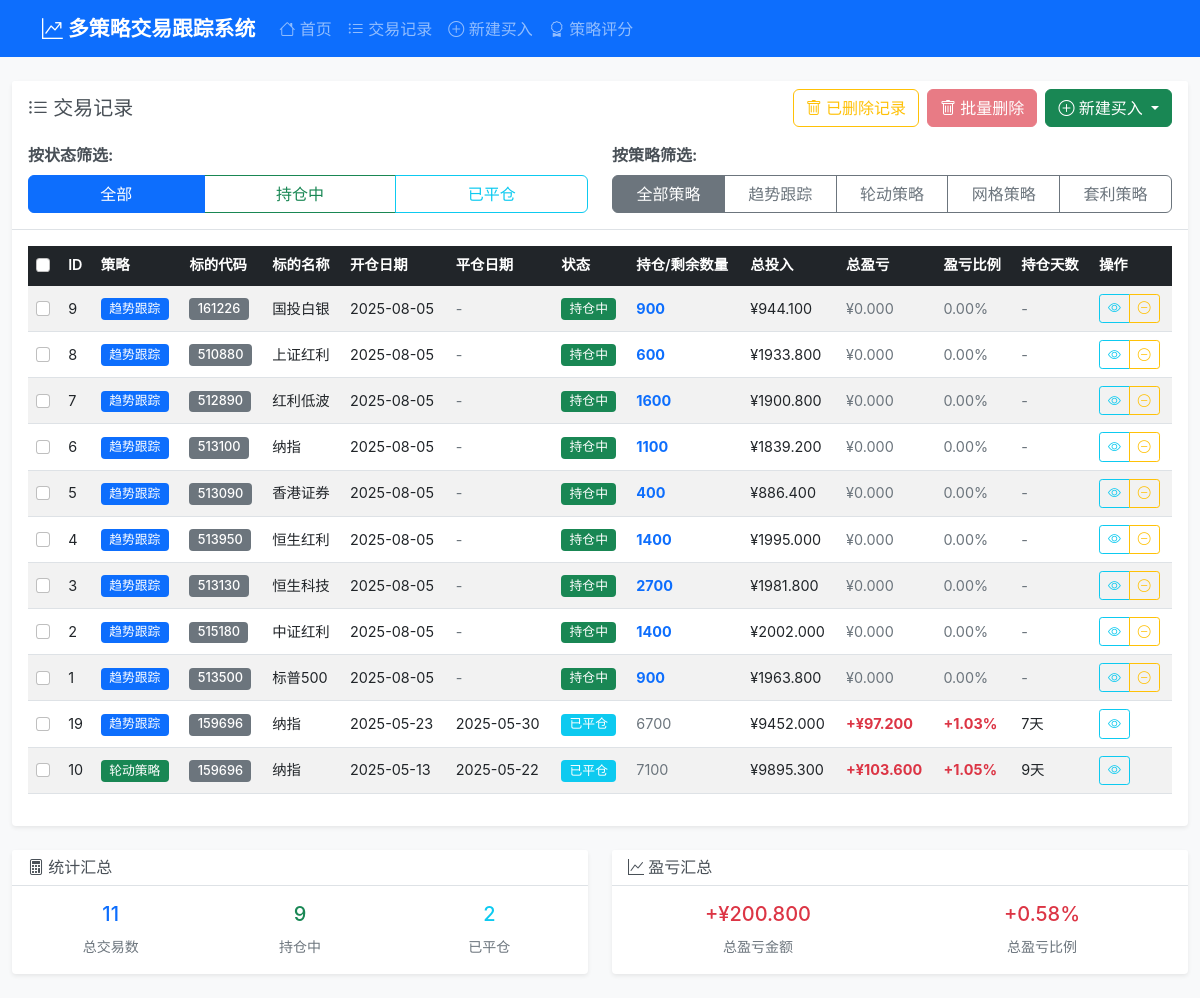
/trades, run on the app's committed database.
### tables this page shows
CREATE TABLE trades (
                id INTEGER PRIMARY KEY AUTOINCREMENT,
                symbol_code TEXT NOT NULL,
                symbol_name TEXT NOT NULL,
                open_date DATE NOT NULL,
                close_date DATE,
                status TEXT DEFAULT 'open',  -- open: 持仓中, closed: 已平仓
                total_buy_amount DECIMAL(15,3) DEFAULT 0,
                total_buy_quantity INTEGER DEFAULT 0,
                total_sell_amount DECIMAL(15,3) DEFAULT 0,
                total_sell_quantity INTEGER DEFAULT 0,
                remaining_quantity INTEGER DEFAULT 0,
                total_profit_loss DECIMAL(15,3) DEFAULT 0,
                total_profit_loss_pct DECIMAL(8,4) DEFAULT 0,
                holding_days INTEGER DEFAULT 0,
                created_at TIMESTAMP DEFAULT CURRENT_TIMESTAMP,
                updated_at TIMESTAMP DEFAULT CURRENT_TIMESTAMP
            , strategy TEXT DEFAULT "trend", trade_log TEXT, deleted_at TIMESTAMP, deleted_reason TEXT, strategy_id INTEGER);

### app.py (the view)
@app.route('/trades')
def trades():
    status = request.args.get('status', 'all')
    strategy = request.args.get('strategy', 'all')
    status_filter = None if status == 'all' else status
    strategy_filter = None if strategy == 'all' else strategy
    trades_data = tracker.get_all_trades(status=status_filter, strategy=strategy_filter)
    return render_template('trades.html',
                         trades=trades_data,
                         current_status=status,
                         current_strategy=strategy,
                         strategies=STRATEGIES)

### templates/trades.html (shortened to what this page needs)
{% extends "base.html" %}
{% block content %}
<div class="row">
    <div class="col-12">
        <div class="card">
            <div class="card-header">
                <div class="d-flex justify-content-between align-items-center mb-3">
                    <h5 class="card-title mb-0">
                        <i class="bi bi-list-ul"></i> 交易记录
                    </h5>
                    <div class="d-flex gap-2">
                        <a href="{{ url_for('deleted_trades') }}" class="btn btn-outline-warning">
                            <i class="bi bi-trash"></i> 已删除记录
                        </a>
                        <button class="btn btn-danger" id="batchDeleteBtn" disabled>
                            <i class="bi bi-trash"></i> 批量删除
                        </button>
                        <div class="dropdown">
                            <button class="btn btn-success dropdown-toggle" type="button" data-bs-toggle="dropdown">
                                <i class="bi bi-plus-circle"></i> 新建买入
                            </button>
                        </div>
                    </div>
                </div>
                <div class="row">
                    <div class="col-md-6 mb-2">
                        <label class="form-label fw-bold">按状态筛选:</label>
                        <div class="btn-group w-100" role="group">
                            <a href="{{ url_for('trades') }}?status=all{% if current_strategy != 'all' %}&strategy={{ current_strategy }}{% endif %}"
                               class="btn btn-outline-primary {{ 'active' if current_status == 'all' else '' }}">
                                全部
                            </a>
                            <a href="{{ url_for('trades') }}?status=open{% if current_strategy != 'all' %}&strategy={{ current_strategy }}{% endif %}"
                               class="btn btn-outline-success {{ 'active' if current_status == 'open' else '' }}">
                                持仓中
                            </a>
                            <a href="{{ url_for('trades') }}?status=closed{% if current_strategy != 'all' %}&strategy={{ current_strategy }}{% endif %}"
                               class="btn btn-outline-info {{ 'active' if current_status == 'closed' else '' }}">
                                已平仓
                            </a>
                        </div>
                    </div>
                    <div class="col-md-6 mb-2">
                        <label class="form-label fw-bold">按策略筛选:</label>
                        <div class="btn-group w-100" role="group">
                            <a href="{{ url_for('trades') }}?strategy=all{% if current_status != 'all' %}&status={{ current_status }}{% endif %}"
                               class="btn btn-outline-secondary {{ 'active' if current_strategy == 'all' else '' }}">
                                全部策略
                            </a>
                            {% for strategy_code, strategy_name in strategies.items() %}
                            <a href="{{ url_for('trades') }}?strategy={{ strategy_code }}{% if current_status != 'all' %}&status={{ current_status }}{% endif %}"
                               class="btn btn-outline-secondary {{ 'active' if current_strategy == strategy_code else '' }}">
                                {{ strategy_name }}
                            </a>
                            {% endfor %}
                        </div>
                    </div>
                </div>
            </div>
            <div class="card-body">
                <div class="table-responsive">
                    <table class="table table-striped table-hover">
                        <thead class="table-dark">
                            <tr>
                                <th>
                                    <input type="checkbox" id="selectAll" class="form-check-input">
                                </th>
                                <th>ID</th>
                                <th>策略</th>
                                <th>标的代码</th>
                                <th>标的名称</th>
                                <th>开仓日期</th>
                                <th>平仓日期</th>
                                <th>状态</th>
                                <th>持仓/剩余数量</th>
                                <th>总投入</th>
                                <th>总盈亏</th>
                                <th>盈亏比例</th>
                                <th>持仓天数</th>
                                <th>操作</th>
                            </tr>
                        </thead>
                        <tbody>
                            {% if trades %}
                                {% for trade in trades %}
                                <tr>
                                    <td>
                                        <input type="checkbox" class="form-check-input trade-checkbox" value="{{ trade.id }}">
                                    </td>
                                    <td>{{ trade.id }}</td>
                                    <td>
                                        <span class="badge {{ 'bg-primary' if trade.strategy == 'trend' else ('bg-success' if trade.strategy == 'rotation' else 'bg-warning text-dark') }}">
                                            {{ strategies[trade.strategy] }}
                                        </span>
                                    </td>
                                    <td>
                                        <span class="badge bg-secondary">{{ trade.symbol_code }}</span>
                                    </td>
                                    <td>{{ trade.symbol_name }}</td>
                                    <td>{{ trade.open_date }}</td>
                                    <td>
                                        {% if trade.close_date %}
                                            {{ trade.close_date }}
                                        {% else %}
                                            <span class="text-muted">-</span>
                                        {% endif %}
                                    </td>
                                    <td>
                                        {% if trade.status == 'open' %}
                                            <span class="badge bg-success">持仓中</span>
                                        {% else %}
                                            <span class="badge bg-info">已平仓</span>
                                        {% endif %}
                                    </td>
                                    <td>
                                        {% if trade.status == 'open' %}
                                            <span class="text-primary fw-bold">{{ trade.remaining_quantity }}</span>
                                        {% else %}
                                            <span class="text-muted">{{ trade.total_buy_quantity }}</span>
                                        {% endif %}
                                    </td>
                                    <td>¥{{ "%.3f"|format(trade.total_buy_amount) }}</td>
                                    <td>
                                        {% if trade.total_profit_loss > 0 %}
                                            <span class="text-danger fw-bold">+¥{{ "%.3f"|format(trade.total_profit_loss) }}</span>
                                        {% elif trade.total_profit_loss < 0 %}
                                            <span class="text-success fw-bold">¥{{ "%.3f"|format(trade.total_profit_loss) }}</span>
                                        {% else %}
                                            <span class="text-muted">¥0.000</span>
                                        {% endif %}
                                    </td>
                                    <td>
                                        {% if trade.total_profit_loss_pct > 0 %}
                                            <span class="text-danger fw-bold">+{{ "%.2f"|format(trade.total_profit_loss_pct) }}%</span>
                                        {% elif trade.total_profit_loss_pct < 0 %}
                                            <span class="text-success fw-bold">{{ "%.2f"|format(trade.total_profit_loss_pct) }}%</span>
                                        {% else %}
                                            <span class="text-muted">0.00%</span>
                                        {% endif %}
                                    </td>
                                    <td>
                                        {% if trade.holding_days %}
                                            {{ trade.holding_days }}天
                                        {% else %}
                                            <span class="text-muted">-</span>
                                        {% endif %}
                                    </td>
                                    <td>
                                        <div class="btn-group btn-group-sm" role="group">
                                            <a href="{{ url_for('trade_details', trade_id=trade.id) }}"
                                               class="btn btn-outline-info" title="查看详情">
                                                <i class="bi bi-eye"></i>
                                            </a>
                                            {% if trade.status == 'open' and trade.remaining_quantity > 0 %}
                                                <a href="{{ url_for('add_sell', trade_id=trade.id) }}"
                                                   class="btn btn-outline-warning" title="卖出">
                                                    <i class="bi bi-dash-circle"></i>
                                                </a>
                                            {% endif %}
                                        </div>
                                    </td>
                                </tr>
                                {% endfor %}
                            {% endif %}
                        </tbody>
                    </table>
                </div>
            </div>
        </div>
    </div>
</div>
{% if trades %}
<div class="row mt-4">
    <div class="col-md-6">
        <div class="card">
            <div class="card-header">
                <h6 class="card-title mb-0">
                    <i class="bi bi-calculator"></i> 统计汇总
                </h6>
            </div>
            <div class="card-body">
                <div class="row text-center">
                    <div class="col-4">
                        <h5 class="text-primary">{{ trades|length }}</h5>
                        <small class="text-muted">总交易数</small>
                    </div>
                    <div class="col-4">
                        <h5 class="text-success">
                            {{ trades|selectattr("status", "equalto", "open")|list|length }}
                        </h5>
                        <small class="text-muted">持仓中</small>
                    </div>
                    <div class="col-4">
                        <h5 class="text-info">
                            {{ trades|selectattr("status", "equalto", "closed")|list|length }}
                        </h5>
                        <small class="text-muted">已平仓</small>
                    </div>
                </div>
            </div>
        </div>
    </div>
    <div class="col-md-6">
        <div class="card">
            <div class="card-header">
                <h6 class="card-title mb-0">
                    <i class="bi bi-graph-up"></i> 盈亏汇总
                </h6>
            </div>
            <div class="card-body">
                {% set total_profit_loss = trades|sum(attribute='total_profit_loss') %}
                {% set total_investment = trades|sum(attribute='total_buy_amount') %}
                {% set total_profit_loss_pct = (total_profit_loss / total_investment * 100) if total_investment > 0 else 0 %}
                <div class="row text-center">
                    <div class="col-6">
                        {% if total_profit_loss > 0 %}
                            <h5 class="text-danger">+¥{{ "%.3f"|format(total_profit_loss) }}</h5>
                        {% elif total_profit_loss < 0 %}
                            <h5 class="text-success">¥{{ "%.3f"|format(total_profit_loss) }}</h5>
                        {% else %}
                            <h5 class="text-muted">¥0.000</h5>
                        {% endif %}
                        <small class="text-muted">总盈亏金额</small>
                    </div>
                    <div class="col-6">
                        {% if total_profit_loss_pct > 0 %}
                            <h5 class="text-danger">+{{ "%.2f"|format(total_profit_loss_pct) }}%</h5>
                        {% elif total_profit_loss_pct < 0 %}
                            <h5 class="text-success">{{ "%.2f"|format(total_profit_loss_pct) }}%</h5>
                        {% else %}
                            <h5 class="text-muted">0.00%</h5>
                        {% endif %}
                        <small class="text-muted">总盈亏比例</small>
                    </div>
                </div>
            </div>
        </div>
    </div>
</div>
{% endif %}
{% endblock %}

### data on the page
trades: id "9", strategy "趋势跟踪", symbol_code "161226", symbol_name "国投白银", open_date "2025-08-05", status "持仓中", remaining_quantity "900", total_buy_amount "944.100", total_profit_loss "¥0.000", total_profit_loss_pct "0.00%"
trades: id "8", strategy "趋势跟踪", symbol_code "510880", symbol_name "上证红利", open_date "2025-08-05", status "持仓中", remaining_quantity "600", total_buy_amount "1933.800", total_profit_loss "¥0.000", total_profit_loss_pct "0.00%"
trades: id "7", strategy "趋势跟踪", symbol_code "512890", symbol_name "红利低波", open_date "2025-08-05", status "持仓中", remaining_quantity "1600", total_buy_amount "1900.800", total_profit_loss "¥0.000", total_profit_loss_pct "0.00%"
trades: id "6", strategy "趋势跟踪", symbol_code "513100", symbol_name "纳指", open_date "2025-08-05", status "持仓中", remaining_quantity "1100", total_buy_amount "1839.200", total_profit_loss "¥0.000", total_profit_loss_pct "0.00%"
trades: id "5", strategy "趋势跟踪", symbol_code "513090", symbol_name "香港证券", open_date "2025-08-05", status "持仓中", remaining_quantity "400", total_buy_amount "886.400", total_profit_loss "¥0.000", total_profit_loss_pct "0.00%"
trades: id "4", strategy "趋势跟踪", symbol_code "513950", symbol_name "恒生红利", open_date "2025-08-05", status "持仓中", remaining_quantity "1400", total_buy_amount "1995.000", total_profit_loss "¥0.000", total_profit_loss_pct "0.00%"
trades: id "3", strategy "趋势跟踪", symbol_code "513130", symbol_name "恒生科技", open_date "2025-08-05", status "持仓中", remaining_quantity "2700", total_buy_amount "1981.800", total_profit_loss "¥0.000", total_profit_loss_pct "0.00%"
trades: id "2", strategy "趋势跟踪", symbol_code "515180", symbol_name "中证红利", open_date "2025-08-05", status "持仓中", remaining_quantity "1400", total_buy_amount "2002.000", total_profit_loss "¥0.000", total_profit_loss_pct "0.00%"
trades: id "1", strategy "趋势跟踪", symbol_code "513500", symbol_name "标普500", open_date "2025-08-05", status "持仓中", remaining_quantity "900", total_buy_amount "1963.800", total_profit_loss "¥0.000", total_profit_loss_pct "0.00%"
trades: id "19", strategy "趋势跟踪", symbol_code "159696", symbol_name "纳指", open_date "2025-05-23", close_date "2025-05-30", status "已平仓", total_buy_quantity "6700", total_buy_amount "9452.000", total_profit_loss "97.200", total_profit_loss_pct "1.03", holding_days "7"
trades: id "10", strategy "轮动策略", symbol_code "159696", symbol_name "纳指", open_date "2025-05-13", close_date "2025-05-22", status "已平仓", total_buy_quantity "7100", total_buy_amount "9895.300", total_profit_loss "103.600", total_profit_loss_pct "1.05", holding_days "9"

### other printed values
{{ strategy_name }} "趋势跟踪" "轮动策略" "网格策略" "套利策略"
{{ trades|length }} "11"
{{ trades|selectattr("status", "equalto", "open")|list|length }} "9"
{{ trades|selectattr("status", "equalto", "closed")|list|length }} "2"
{{ "%.3f"|format(total_profit_loss) }} "200.800"
{{ "%.2f"|format(total_profit_loss_pct) }} "0.58"
